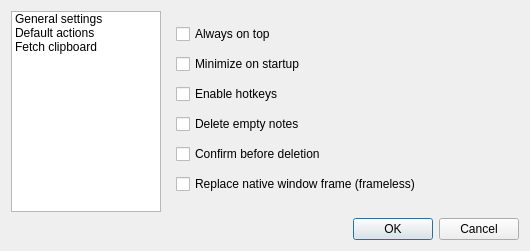
<?xml version="1.0" encoding="UTF-8"?>
<ui version="4.0">
 <class>Dialog</class>
 <widget class="QDialog" name="Dialog">
  <property name="geometry">
   <rect>
    <x>0</x>
    <y>0</y>
    <width>530</width>
    <height>251</height>
   </rect>
  </property>
  <property name="windowTitle">
   <string>Preferences</string>
  </property>
  <layout class="QGridLayout" name="gridLayout_2">
   <item row="0" column="0">
    <layout class="QGridLayout" name="gridLayout">
     <item row="0" column="2">
      <widget class="QStackedWidget" name="stackedWidget">
       <property name="currentIndex">
        <number>0</number>
       </property>
       <widget class="QWidget" name="page">
        <layout class="QGridLayout" name="gridLayout_3">
         <item row="2" column="0">
          <widget class="QCheckBox" name="hotkeysBox">
           <property name="text">
            <string>Enable hotkeys</string>
           </property>
          </widget>
         </item>
         <item row="1" column="0">
          <widget class="QCheckBox" name="minimizeBox">
           <property name="text">
            <string>Minimize on startup</string>
           </property>
          </widget>
         </item>
         <item row="4" column="0">
          <widget class="QCheckBox" name="safeDeleteBox">
           <property name="text">
            <string>Confirm before deletion</string>
           </property>
          </widget>
         </item>
         <item row="0" column="0">
          <widget class="QCheckBox" name="alwaysOnTopBox">
           <property name="text">
            <string>Always on top</string>
           </property>
          </widget>
         </item>
         <item row="6" column="0">
          <widget class="QCheckBox" name="framelessBox">
           <property name="text">
            <string>Replace native window frame (frameless)</string>
           </property>
          </widget>
         </item>
         <item row="3" column="0">
          <widget class="QCheckBox" name="deleteEmptyNotesBox">
           <property name="text">
            <string>Delete empty notes</string>
           </property>
          </widget>
         </item>
        </layout>
       </widget>
       <widget class="QWidget" name="page_2">
        <layout class="QGridLayout" name="gridLayout_4">
         <item row="0" column="0">
          <widget class="QLabel" name="label">
           <property name="maximumSize">
            <size>
             <width>135</width>
             <height>16777215</height>
            </size>
           </property>
           <property name="text">
            <string>Left click action</string>
           </property>
          </widget>
         </item>
         <item row="0" column="1">
          <widget class="QComboBox" name="leftClickCombo"/>
         </item>
         <item row="1" column="0">
          <widget class="QLabel" name="label_2">
           <property name="text">
            <string>Middle click action</string>
           </property>
          </widget>
         </item>
         <item row="1" column="1">
          <widget class="QComboBox" name="middleClickCombo"/>
         </item>
         <item row="2" column="0">
          <widget class="QLabel" name="label_3">
           <property name="text">
            <string>Startup action</string>
           </property>
          </widget>
         </item>
         <item row="2" column="1">
          <widget class="QComboBox" name="startupCombo"/>
         </item>
         <item row="4" column="0">
          <widget class="QLabel" name="label_4">
           <property name="text">
            <string>Default name (text)</string>
           </property>
          </widget>
         </item>
         <item row="4" column="1">
          <widget class="QLineEdit" name="defaultNameTxtText"/>
         </item>
         <item row="5" column="1">
          <widget class="QLineEdit" name="defaultNameImgText"/>
         </item>
         <item row="5" column="0">
          <widget class="QLabel" name="label_5">
           <property name="text">
            <string>Default name (image)</string>
           </property>
          </widget>
         </item>
         <item row="3" column="0">
          <spacer name="verticalSpacer">
           <property name="orientation">
            <enum>Qt::Vertical</enum>
           </property>
           <property name="sizeHint" stdset="0">
            <size>
             <width>20</width>
             <height>94</height>
            </size>
           </property>
          </spacer>
         </item>
        </layout>
       </widget>
       <widget class="QWidget" name="page_3">
        <layout class="QGridLayout" name="gridLayout_5">
         <item row="4" column="0">
          <widget class="QCheckBox" name="fetchClearBox">
           <property name="text">
            <string>Clear clipboard after fetch</string>
           </property>
          </widget>
         </item>
         <item row="3" column="0">
          <widget class="QCheckBox" name="fetchTxtBox">
           <property name="text">
            <string>Fetch text from file (*.txt)</string>
           </property>
          </widget>
         </item>
         <item row="6" column="0">
          <spacer name="verticalSpacer_2">
           <property name="orientation">
            <enum>Qt::Vertical</enum>
           </property>
           <property name="sizeHint" stdset="0">
            <size>
             <width>20</width>
             <height>40</height>
            </size>
           </property>
          </spacer>
         </item>
         <item row="2" column="0">
          <widget class="QCheckBox" name="fetchFileBox">
           <property name="text">
            <string>Fetch image from file</string>
           </property>
          </widget>
         </item>
         <item row="1" column="0">
          <widget class="QCheckBox" name="fetchUrlBox">
           <property name="text">
            <string>Fetch image from URL</string>
           </property>
          </widget>
         </item>
         <item row="5" column="0">
          <widget class="QCheckBox" name="fetchIconBox">
           <property name="text">
            <string>Show fetch icon in context menu</string>
           </property>
          </widget>
         </item>
        </layout>
       </widget>
      </widget>
     </item>
     <item row="0" column="0" colspan="2">
      <widget class="QListWidget" name="listWidget">
       <property name="maximumSize">
        <size>
         <width>150</width>
         <height>16777215</height>
        </size>
       </property>
       <property name="focusPolicy">
        <enum>Qt::StrongFocus</enum>
       </property>
       <item>
        <property name="text">
         <string>General settings</string>
        </property>
       </item>
       <item>
        <property name="text">
         <string>Default actions</string>
        </property>
       </item>
       <item>
        <property name="text">
         <string>Fetch clipboard</string>
        </property>
       </item>
      </widget>
     </item>
     <item row="1" column="0" colspan="3">
      <widget class="QDialogButtonBox" name="buttonBox">
       <property name="orientation">
        <enum>Qt::Horizontal</enum>
       </property>
       <property name="standardButtons">
        <set>QDialogButtonBox::Cancel|QDialogButtonBox::Ok</set>
       </property>
      </widget>
     </item>
    </layout>
   </item>
  </layout>
 </widget>
 <resources/>
 <connections>
  <connection>
   <sender>buttonBox</sender>
   <signal>accepted()</signal>
   <receiver>Dialog</receiver>
   <slot>accept()</slot>
   <hints>
    <hint type="sourcelabel">
     <x>248</x>
     <y>254</y>
    </hint>
    <hint type="destinationlabel">
     <x>157</x>
     <y>274</y>
    </hint>
   </hints>
  </connection>
  <connection>
   <sender>buttonBox</sender>
   <signal>rejected()</signal>
   <receiver>Dialog</receiver>
   <slot>reject()</slot>
   <hints>
    <hint type="sourcelabel">
     <x>316</x>
     <y>260</y>
    </hint>
    <hint type="destinationlabel">
     <x>286</x>
     <y>274</y>
    </hint>
   </hints>
  </connection>
 </connections>
</ui>
